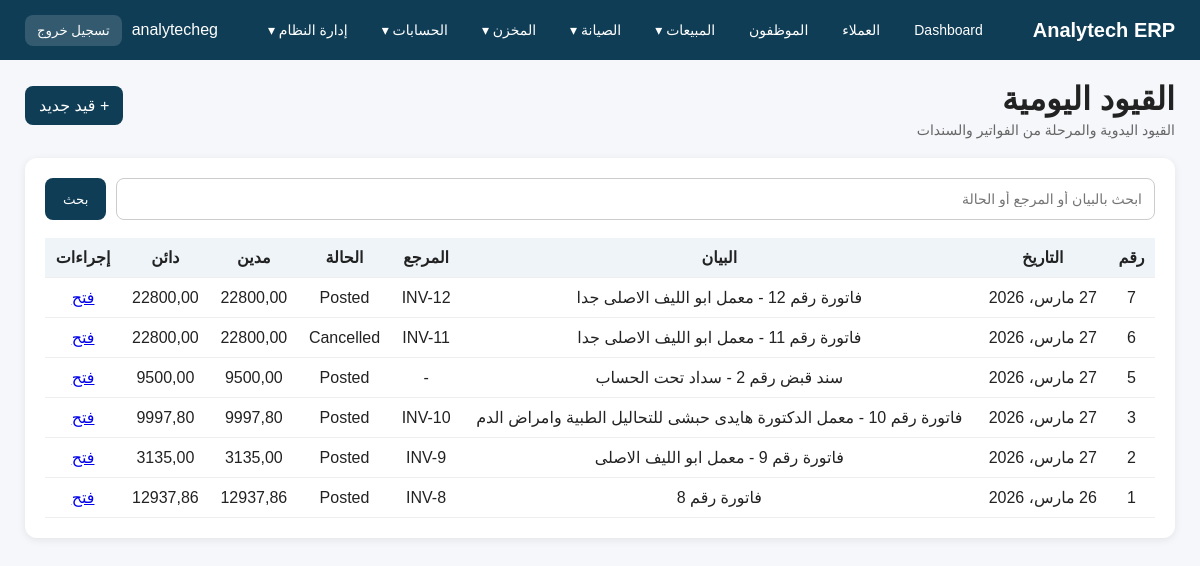
/accounting/journal/ (signed in), run on the app's committed database.
### accounting/models.py (models this page shows, shortened)
class JournalEntry(models.Model):
    ENTRY_STATUS = [
        ('Draft', 'مسودة'),
        ('Posted', 'مرحّل'),
        ('Cancelled', 'ملغي'),
    ]
    entry_date = models.DateField(default=timezone.localdate, verbose_name='تاريخ القيد')
    description = models.CharField(max_length=255, verbose_name='البيان')
    reference = models.CharField(max_length=100, blank=True, null=True, verbose_name='المرجع')
    status = models.CharField(max_length=20, choices=ENTRY_STATUS, default='Draft', verbose_name='الحالة')
    source_type = models.CharField(max_length=50, blank=True, null=True, verbose_name='نوع المصدر')
    source_id = models.PositiveIntegerField(blank=True, null=True, verbose_name='رقم المصدر')
    created_at = models.DateTimeField(auto_now_add=True)
    notes = models.TextField(blank=True, null=True, verbose_name='ملاحظات')
    class Meta:
        verbose_name = 'قيد يومية'
        verbose_name_plural = 'القيود اليومية'
        ordering = ['-entry_date', '-id']
    @property
    def total_debit(self):
        return sum((line.debit for line in self.lines.all()), Decimal('0'))
    @property
    def total_credit(self):
        return sum((line.credit for line in self.lines.all()), Decimal('0'))

class JournalEntryLine(models.Model):
    entry = models.ForeignKey(
        JournalEntry,
        on_delete=models.CASCADE,
        related_name='lines',
        verbose_name='القيد'
    )
    account = models.ForeignKey(
        Account,
        on_delete=models.PROTECT,
        related_name='entry_lines',
        verbose_name='الحساب'
    )
    description = models.CharField(max_length=255, blank=True, null=True, verbose_name='بيان السطر')
    debit = models.DecimalField(max_digits=14, decimal_places=2, default=0, verbose_name='مدين')
    credit = models.DecimalField(max_digits=14, decimal_places=2, default=0, verbose_name='دائن')
    class Meta:
        verbose_name = 'سطر قيد'
        verbose_name_plural = 'سطور القيود'

### accounting/views.py (the view)
# urls.py: path('journal/', views.journal_entry_list, name='journal_entry_list'),
def journal_entry_list(request):
    query = request.GET.get('q', '')
    entries = JournalEntry.objects.all().order_by('-entry_date', '-id')
    if query:
        entries = entries.filter(
            Q(description__icontains=query) |
            Q(reference__icontains=query) |
            Q(status__icontains=query)
        )
    return render(request, 'accounting/journal_entry_list.html', {
        'entries': entries,
        'query': query,
    })

### templates/accounting/journal_entry_list.html (shortened to what this page needs)
{% extends 'base.html' %}
{% block content %}
<div class="topbar">
    <div>
        <h1>القيود اليومية</h1>
        <div class="sub">القيود اليدوية والمرحلة من الفواتير والسندات</div>
    </div>
    <div class="quick-links">
        <a href="{% url 'journal_entry_create' %}">+ قيد جديد</a>
    </div>
</div>
<div class="section">
    <form method="get" style="display:flex; gap:10px; margin-bottom:18px;">
        <input type="text" name="q" value="{{ query }}" placeholder="ابحث بالبيان أو المرجع أو الحالة"
               style="flex:1; padding:12px; border:1px solid #ccc; border-radius:8px;">
        <button type="submit" style="padding:12px 18px; background:#0f3d56; color:white; border:none; border-radius:8px;">
            بحث
        </button>
    </form>
    <table>
        <thead>
            <tr>
                <th>رقم</th>
                <th>التاريخ</th>
                <th>البيان</th>
                <th>المرجع</th>
                <th>الحالة</th>
                <th>مدين</th>
                <th>دائن</th>
                <th>إجراءات</th>
            </tr>
        </thead>
        <tbody>
            {% for entry in entries %}
            <tr>
                <td>{{ entry.id }}</td>
                <td>{{ entry.entry_date }}</td>
                <td>{{ entry.description }}</td>
                <td>{{ entry.reference|default:"-" }}</td>
                <td>{{ entry.status }}</td>
                <td>{{ entry.total_debit }}</td>
                <td>{{ entry.total_credit }}</td>
                <td>
                    <a href="{% url 'journal_entry_detail' entry.id %}">فتح</a>
                </td>
            </tr>
            {% empty %}
            <tr>
                <td colspan="8" style="padding:20px; text-align:center;">لا توجد قيود</td>
            </tr>
            {% endfor %}
        </tbody>
    </table>
</div>
{% endblock %}

### templates/base.html (shortened to what this page needs)
<!DOCTYPE html>
<html lang="ar" dir="rtl">
<head>
</head>
<body>
<div class="navbar">
    <div class="logo">Analytech ERP</div>
    {% if user.is_authenticated %}
    <div class="menu">
        <a href="/">Dashboard</a>
        {% if perms.customers.view_customer %}
        <a href="/customers/">العملاء</a>
        {% endif %}
        {% if perms.app_employees.view_employee %}
        <a href="/employees/">الموظفون</a>
        {% endif %}
        {% if perms.app_quotations.view_quotation or perms.app_sales.view_salesorder or perms.app_invoices.view_invoice or perms.app_employees.view_employeecommission %}
        <div class="dropdown">
            <a href="/reports/sales/">المبيعات ▾</a>
        </div>
        {% endif %}
        {% if perms.app_maintenance.view_maintenancerequest or perms.app_maintenance.view_maintenancevisit or perms.app_maintenance.view_preventivemaintenanceplan %}
        <div class="dropdown">
            <a href="/maintenance/reports/">الصيانة ▾</a>
        </div>
        {% endif %}
        {% if perms.app_inventory.view_inventoryitem or perms.app_inventory.view_inventorylot or perms.app_inventory.view_inventorytransaction or perms.app_inventory.view_recallnotice %}
        <div class="dropdown">
            <a href="/inventory/">المخزن ▾</a>
        </div>
        {% endif %}
        {% if perms.accounting.view_account or perms.accounting.view_journalentry or perms.accounting.view_receiptvoucher or perms.accounting.view_paymentvoucher %}
        <div class="dropdown">
            <a href="/accounting/">الحسابات ▾</a>
        </div>
        {% endif %}
        {% if user.is_staff %}
        <div class="dropdown">
            <a href="/admin/">إدارة النظام ▾</a>
        </div>
        {% endif %}
    </div>
    <div class="user-box">
        <span>{{ user.username }}</span>
        <form method="post" action="{% url 'logout' %}" class="logout-form">
            <button type="submit" class="logout-btn">تسجيل خروج</button>
        </form>
    </div>
    {% endif %}
</div>
<div class="container">
    {% block content %}{% endblock %}
</div>
</body>
</html>

### templates/base.html (style rules this page uses)
body { margin: 0; font-family: Tahoma, Arial, sans-serif; background: #f5f7fa; color: #222; }
.navbar { background: #0f3d56; color: white; padding: 14px 25px; display: flex; justify-content: space-between; align-items: center; gap: 16px; flex-wrap: wrap; }
.logo { font-size: 20px; font-weight: bold; white-space: nowrap; }
.menu { display: flex; align-items: center; gap: 14px; flex-wrap: wrap; }
.menu > a, .dropdown > a { color: white; text-decoration: none; font-size: 14px; padding: 8px 10px; border-radius: 8px; display: inline-block; }
.dropdown { position: relative; }
.container { padding: 20px 25px; }
.topbar { display: flex; justify-content: space-between; align-items: center; margin-bottom: 20px; gap: 15px; flex-wrap: wrap; }
.topbar h1 { margin: 0; }
.sub { color: #666; font-size: 14px; margin-top: 4px; }
.section { background: white; padding: 20px; border-radius: 12px; box-shadow: 0 2px 8px rgba(0,0,0,0.08); }
table { width: 100%; border-collapse: collapse; }
th, td { padding: 10px; border-bottom: 1px solid #eee; text-align: center; vertical-align: middle; }
th { background: #eef4f7; }
.form-control, select, textarea, input[type="text"], input[type="number"], input[type="date"], input[type="email"], input[type="password"] { width: 100%; padding: 10px 12px; border: 1px solid #ccc; border-radius: 8px; font-size: 14px; background: #fff; box-sizing: border-box; }
.quick-links a { display: inline-block; background: #0f3d56; color: white; padding: 10px 14px; border-radius: 8px; text-decoration: none; margin-right: 8px; margin-bottom: 8px; }
.user-box { display: flex; align-items: center; gap: 10px; color: white; }
.logout-form { margin: 0; }
.logout-btn { background: rgba(255,255,255,0.15); border: none; color: white; padding: 8px 12px; border-radius: 8px; cursor: pointer; }

### data on the page
JournalEntry: id "7", entry_date "27 مارس، 2026", description "فاتورة رقم 12 - معمل ابو الليف الاصلى جدا", reference "INV-12", status "Posted", total_debit "22800,00", total_credit "22800,00"
JournalEntry: id "6", entry_date "27 مارس، 2026", description "فاتورة رقم 11 - معمل ابو الليف الاصلى جدا", reference "INV-11", status "Cancelled", total_debit "22800,00", total_credit "22800,00"
JournalEntry: id "5", entry_date "27 مارس، 2026", description "سند قبض رقم 2 - سداد تحت الحساب", reference "-", status "Posted", total_debit "9500,00", total_credit "9500,00"
JournalEntry: id "3", entry_date "27 مارس، 2026", description "فاتورة رقم 10 - معمل الدكتورة هايدى حبشى للتحاليل الطبية وامراض الدم", reference "INV-10", status "Posted", total_debit "9997,80", total_credit "9997,80"
JournalEntry: id "2", entry_date "27 مارس، 2026", description "فاتورة رقم 9 - معمل ابو الليف الاصلى", reference "INV-9", status "Posted", total_debit "3135,00", total_credit "3135,00"
JournalEntry: id "1", entry_date "26 مارس، 2026", description "فاتورة رقم 8", reference "INV-8", status "Posted", total_debit "12937,86", total_credit "12937,86"

### other printed values
{{ user.username }} "analytecheg"
